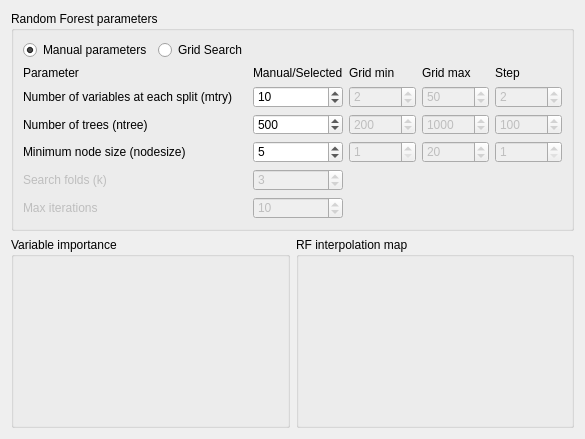
             <widget class="QWidget" name="tabRFInterpolation">
              <attribute name="title">
               <string>Interpolation</string>
              </attribute>
              <layout class="QVBoxLayout" name="verticalLayoutRFInterpolation">
               <item>
                <widget class="QGroupBox" name="groupRFParams">
                 <property name="maximumSize">
                  <size>
                   <width>16777215</width>
                   <height>220</height>
                  </size>
                 </property>
                 <property name="title">
                  <string>Random Forest parameters</string>
                 </property>
                 <layout class="QGridLayout" name="gridLayoutRFParams">
                  <item row="3" column="0">
                   <widget class="QLabel" name="labelRF_mtry">
                    <property name="text">
                     <string>Number of variables at each split (mtry)</string>
                    </property>
                   </widget>
                  </item>
                  <item row="5" column="2">
                   <widget class="QSpinBox" name="spinRF_nodesize_min">
                    <property name="enabled">
                     <bool>false</bool>
                    </property>
                    <property name="minimum">
                     <number>1</number>
                    </property>
                    <property name="maximum">
                     <number>100000</number>
                    </property>
                    <property name="value">
                     <number>1</number>
                    </property>
                   </widget>
                  </item>
                  <item row="4" column="1">
                   <widget class="QSpinBox" name="spinRF_ntree_manual">
                    <property name="enabled">
                     <bool>true</bool>
                    </property>
                    <property name="minimum">
                     <number>1</number>
                    </property>
                    <property name="maximum">
                     <number>100000</number>
                    </property>
                    <property name="value">
                     <number>500</number>
                    </property>
                   </widget>
                  </item>
                  <item row="3" column="4">
                   <widget class="QSpinBox" name="spinRF_mtry_step">
                    <property name="enabled">
                     <bool>false</bool>
                    </property>
                    <property name="minimum">
                     <number>1</number>
                    </property>
                    <property name="maximum">
                     <number>100000</number>
                    </property>
                    <property name="value">
                     <number>2</number>
                    </property>
                   </widget>
                  </item>
                  <item row="5" column="4">
                   <widget class="QSpinBox" name="spinRF_nodesize_step">
                    <property name="enabled">
                     <bool>false</bool>
                    </property>
                    <property name="minimum">
                     <number>1</number>
                    </property>
                    <property name="maximum">
                     <number>100000</number>
                    </property>
                    <property name="value">
                     <number>1</number>
                    </property>
                   </widget>
                  </item>
                  <item row="4" column="0">
                   <widget class="QLabel" name="labelRF_ntree">
                    <property name="text">
                     <string>Number of trees (ntree)</string>
                    </property>
                   </widget>
                  </item>
                  <item row="3" column="3">
                   <widget class="QSpinBox" name="spinRF_mtry_max">
                    <property name="enabled">
                     <bool>false</bool>
                    </property>
                    <property name="minimum">
                     <number>1</number>
                    </property>
                    <property name="maximum">
                     <number>100000</number>
                    </property>
                    <property name="value">
                     <number>50</number>
                    </property>
                   </widget>
                  </item>
                  <item row="5" column="1">
                   <widget class="QSpinBox" name="spinRF_nodesize_manual">
                    <property name="enabled">
                     <bool>true</bool>
                    </property>
                    <property name="minimum">
                     <number>1</number>
                    </property>
                    <property name="maximum">
                     <number>100000</number>
                    </property>
                    <property name="value">
                     <number>5</number>
                    </property>
                   </widget>
                  </item>
                  <item row="5" column="3">
                   <widget class="QSpinBox" name="spinRF_nodesize_max">
                    <property name="enabled">
                     <bool>false</bool>
                    </property>
                    <property name="minimum">
                     <number>1</number>
                    </property>
                    <property name="maximum">
                     <number>100000</number>
                    </property>
                    <property name="value">
                     <number>20</number>
                    </property>
                   </widget>
                  </item>
                  <item row="3" column="1">
                   <widget class="QSpinBox" name="spinRF_mtry_manual">
                    <property name="enabled">
                     <bool>true</bool>
                    </property>
                    <property name="minimum">
                     <number>1</number>
                    </property>
                    <property name="maximum">
                     <number>100000</number>
                    </property>
                    <property name="value">
                     <number>10</number>
                    </property>
                   </widget>
                  </item>
                  <item row="2" column="4">
                   <widget class="QLabel" name="labelRFHeader4">
                    <property name="text">
                     <string>Step</string>
                    </property>
                   </widget>
                  </item>
                  <item row="4" column="4">
                   <widget class="QSpinBox" name="spinRF_ntree_step">
                    <property name="enabled">
                     <bool>false</bool>
                    </property>
                    <property name="minimum">
                     <number>1</number>
                    </property>
                    <property name="maximum">
                     <number>100000</number>
                    </property>
                    <property name="value">
                     <number>100</number>
                    </property>
                   </widget>
                  </item>
                  <item row="2" column="0">
                   <widget class="QLabel" name="labelRFHeader0">
                    <property name="text">
                     <string>Parameter</string>
                    </property>
                   </widget>
                  </item>
                  <item row="5" column="0">
                   <widget class="QLabel" name="labelRF_nodesize">
                    <property name="text">
                     <string>Minimum node size (nodesize)</string>
                    </property>
                   </widget>
                  </item>
                  <item row="3" column="2">
                   <widget class="QSpinBox" name="spinRF_mtry_min">
                    <property name="enabled">
                     <bool>false</bool>
                    </property>
                    <property name="minimum">
                     <number>1</number>
                    </property>
                    <property name="maximum">
                     <number>100000</number>
                    </property>
                    <property name="value">
                     <number>2</number>
                    </property>
                   </widget>
                  </item>
                  <item row="2" column="1">
                   <widget class="QLabel" name="labelRFHeader1">
                    <property name="text">
                     <string>Manual/Selected</string>
                    </property>
                   </widget>
                  </item>
                  <item row="2" column="2">
                   <widget class="QLabel" name="labelRFHeader2">
                    <property name="text">
                     <string>Grid min</string>
                    </property>
                   </widget>
                  </item>
                  <item row="4" column="2">
                   <widget class="QSpinBox" name="spinRF_ntree_min">
                    <property name="enabled">
                     <bool>false</bool>
                    </property>
                    <property name="minimum">
                     <number>1</number>
                    </property>
                    <property name="maximum">
                     <number>100000</number>
                    </property>
                    <property name="value">
                     <number>200</number>
                    </property>
                   </widget>
                  </item>
                  <item row="4" column="3">
                   <widget class="QSpinBox" name="spinRF_ntree_max">
                    <property name="enabled">
                     <bool>false</bool>
                    </property>
                    <property name="minimum">
                     <number>1</number>
                    </property>
                    <property name="maximum">
                     <number>100000</number>
                    </property>
                    <property name="value">
                     <number>1000</number>
                    </property>
                   </widget>
                  </item>
                  <item row="2" column="3">
                   <widget class="QLabel" name="labelRFHeader3">
                    <property name="text">
                     <string>Grid max</string>
                    </property>
                   </widget>
                  </item>
                  <item row="1" column="0">
                   <layout class="QHBoxLayout" name="horizontalLayout">
                    <item>
                     <widget class="QRadioButton" name="chkRFUseManual">
                      <property name="text">
                       <string>Manual parameters</string>
                      </property>
                      <property name="checked">
                       <bool>true</bool>
                      </property>
                     </widget>
                    </item>
                    <item>
                     <widget class="QRadioButton" name="chkRFUseGrid">
                      <property name="text">
                       <string>Grid Search</string>
                      </property>
                      <property name="checked">
                       <bool>false</bool>
                      </property>
                     </widget>
                    </item>
                   </layout>
                  </item>
                  <item row="6" column="0">
                   <widget class="QLabel" name="labelRFSearchK">
                    <property name="enabled">
                     <bool>false</bool>
                    </property>
                    <property name="text">
                     <string>Search folds (k)</string>
                    </property>
                   </widget>
                  </item>
                  <item row="6" column="1">
                   <widget class="QSpinBox" name="spinRFSearchK">
                    <property name="enabled">
                     <bool>false</bool>
                    </property>
                    <property name="toolTip">
                     <string>Only used when Grid Search is enabled.

Number of cross-validation folds used to evaluate candidate hyperparameters. Lower values are faster. Recommended: 3 for most computers, 5 only for smaller datasets or more robust tuning.</string>
                    </property>
                    <property name="whatsThis">
                     <string>Only used when Grid Search is enabled.

Number of cross-validation folds used to evaluate candidate hyperparameters. Lower values are faster. Recommended: 3 for most computers, 5 only for smaller datasets or more robust tuning.</string>
                    </property>
                    <property name="minimum">
                     <number>2</number>
                    </property>
                    <property name="maximum">
                     <number>10</number>
                    </property>
                    <property name="value">
                     <number>3</number>
                    </property>
                   </widget>
                  </item>
                  <item row="6" column="2">
                   <widget class="QToolButton" name="btnInfoRFSearchK">
                    <property name="enabled">
                     <bool>false</bool>
                    </property>
                    <property name="toolTip">
                     <string>Only used when Grid Search is enabled. Explains how to choose the number of folds.</string>
                    </property>
                    <property name="text">
                     <string/>
                    </property>
                    <property name="icon">
                     <iconset>
                      <normaloff>info.png</normaloff>info.png</iconset>
                    </property>
                    <property name="iconSize">
                     <size>
                      <width>16</width>
                      <height>16</height>
                     </size>
                    </property>
                    <property name="toolButtonStyle">
                     <enum>Qt::ToolButtonIconOnly</enum>
                    </property>
                    <property name="autoRaise">
                     <bool>true</bool>
                    </property>
                   </widget>
                  </item>
                  <item row="7" column="0">
                   <widget class="QLabel" name="labelRFSearchIter">
                    <property name="enabled">
                     <bool>false</bool>
                    </property>
                    <property name="text">
                     <string>Max iterations</string>
                    </property>
                   </widget>
                  </item>
                  <item row="7" column="1">
                   <widget class="QSpinBox" name="spinRFSearchIter">
                    <property name="enabled">
                     <bool>false</bool>
                    </property>
                    <property name="toolTip">
                     <string>Only used when Grid Search is enabled.

Maximum number of random-search iterations to try. Lower values are faster. Recommended: 10 for normal use, 15 to 20 for smaller datasets if you want a more complete search.</string>
                    </property>
                    <property name="whatsThis">
                     <string>Only used when Grid Search is enabled.

Maximum number of random-search iterations to try. Lower values are faster. Recommended: 10 for normal use, 15 to 20 for smaller datasets if you want a more complete search.</string>
                    </property>
                    <property name="minimum">
                     <number>1</number>
                    </property>
                    <property name="maximum">
                     <number>200</number>
                    </property>
                    <property name="value">
                     <number>10</number>
                    </property>
                   </widget>
                  </item>
                  <item row="7" column="2">
                   <widget class="QToolButton" name="btnInfoRFSearchIter">
                    <property name="enabled">
                     <bool>false</bool>
                    </property>
                    <property name="toolTip">
                     <string>Only used when Grid Search is enabled. Explains how to choose the number of search iterations.</string>
                    </property>
                    <property name="text">
                     <string/>
                    </property>
                    <property name="icon">
                     <iconset>
                      <normaloff>info.png</normaloff>info.png</iconset>
                    </property>
                    <property name="iconSize">
                     <size>
                      <width>16</width>
                      <height>16</height>
                     </size>
                    </property>
                    <property name="toolButtonStyle">
                     <enum>Qt::ToolButtonIconOnly</enum>
                    </property>
                    <property name="autoRaise">
                     <bool>true</bool>
                    </property>
                   </widget>
                  </item>
                 </layout>
                </widget>
               </item>
               <item>
                <layout class="QHBoxLayout" name="horizontalLayoutRFPlots">
                 <item>
                  <widget class="QGroupBox" name="groupRFImportance">
                   <property name="title">
                    <string>Variable importance</string>
                   </property>
                   <layout class="QVBoxLayout" name="verticalLayoutRFImportance">
                    <item>
                     <widget class="QWidget" name="RFImportance" native="true">
                      <property name="minimumSize">
                       <size>
                        <width>200</width>
                        <height>150</height>
                       </size>
                      </property>
                     </widget>
                    </item>
                   </layout>
                  </widget>
                 </item>
                 <item>
                  <widget class="QGroupBox" name="groupRFInterpolation">
                   <property name="title">
                    <string>RF interpolation map</string>
                   </property>
                   <layout class="QVBoxLayout" name="verticalLayoutRFInterpolationMap">
                    <item>
                     <widget class="QWidget" name="RFMap" native="true">
                      <property name="minimumSize">
                       <size>
                        <width>200</width>
                        <height>150</height>
                       </size>
                      </property>
                     </widget>
                    </item>
                   </layout>
                  </widget>
                 </item>
                </layout>
               </item>
              </layout>
             </widget>
